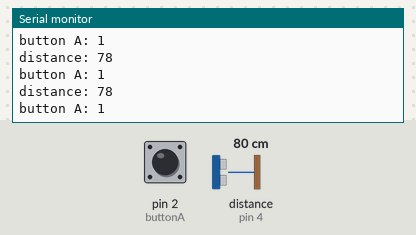
The sketch below on a simulated Arduino Uno, built with avr-gcc and run on an emulated ATmega328P. Shown: the last lines printed to the serial monitor. Wiring (inferred from the names in the program): ultrasonic range finder: trigger pin 5; echo pin 4. The inputs (shaded band) are chosen by the test bench; at power-on: distance to the obstacle (sensor on pin 4) 80 cm, pin 2 (buttonA) HIGH. The echo pulse lasts 58.3 µs per cm.

Above: at 2.3 s.
2.4 s: distance to the obstacle (sensor on pin 4) set to 2 cm
At 3.0 s:
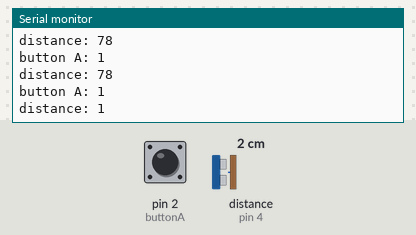
3.9 s: pin 2 (buttonA) pulled LOW for 1.25 s
6.6 s: distance to the obstacle (sensor on pin 4) set to 4 cm
At 7.1 s:
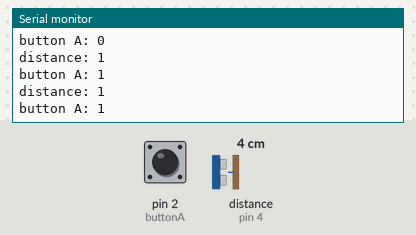
Timing chart, 0 to 9.6 s (numbered marks = the images above; inputs shaded):
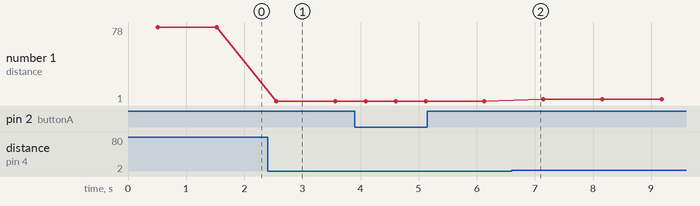

The sketch:

mach_dieu_khien.ino
```cpp
#include <SoftwareSerial.h>

SoftwareSerial BTSerial(10, 11); // (Rx, Tx)
const int trigPin = 5;
const int echoPin = 4;
long duration;
int distance;

// Khai báo nút bấm
int buttonA = 2;
int buttonB = 3;

void setup() {
  Serial.begin(9600);
  BTSerial.begin(9600);

  pinMode(trigPin, OUTPUT);
  pinMode(echoPin, INPUT);

  // Khởi tạo nút bấm
  pinMode(buttonA, INPUT_PULLUP);
  pinMode(buttonB, INPUT_PULLUP);
}

void loop() {
  // Đọc trạng thái nút bấm
  int buttonStateA = digitalRead(buttonA);
  // int buttonStateB = digitalRead(buttonB);

  int buttonStateB = LOW;

  Serial.print("button A: ");
  Serial.println(buttonStateA);
  // Serial.print("button b: ");
  // Serial.println(buttonStateB);


  // Kiểm tra nút bấm A
  if (buttonStateA == HIGH && buttonStateB == LOW) {
    BTSerial.println("A");
    delay(500);
  }
  else if (buttonStateA == HIGH && buttonStateB == HIGH) {
    BTSerial.println("AandB");
    delay(500);
  }

  // Đọc khoảng cách từ cảm biến siêu âm
  digitalWrite(trigPin, LOW);
  delayMicroseconds(2);
  digitalWrite(trigPin, HIGH);
  delayMicroseconds(10);
  digitalWrite(trigPin, LOW);

  duration = pulseIn(echoPin, HIGH);

  distance = duration * 0.034 / 2;
  Serial.print("distance: ");
  Serial.println(distance);


  if (distance <= 15) {
    BTSerial.println("OBJECT_NEAR");
  } else {
    BTSerial.println("OBJECT_FAR");
  }
  delay(500);
}
```

Measured:
- after the input at 2.4 s, the serial monitor: prints a new line after 0.15 s (image 1)
- plotted number 1: 1 → 3 after the input at 6.6 s
